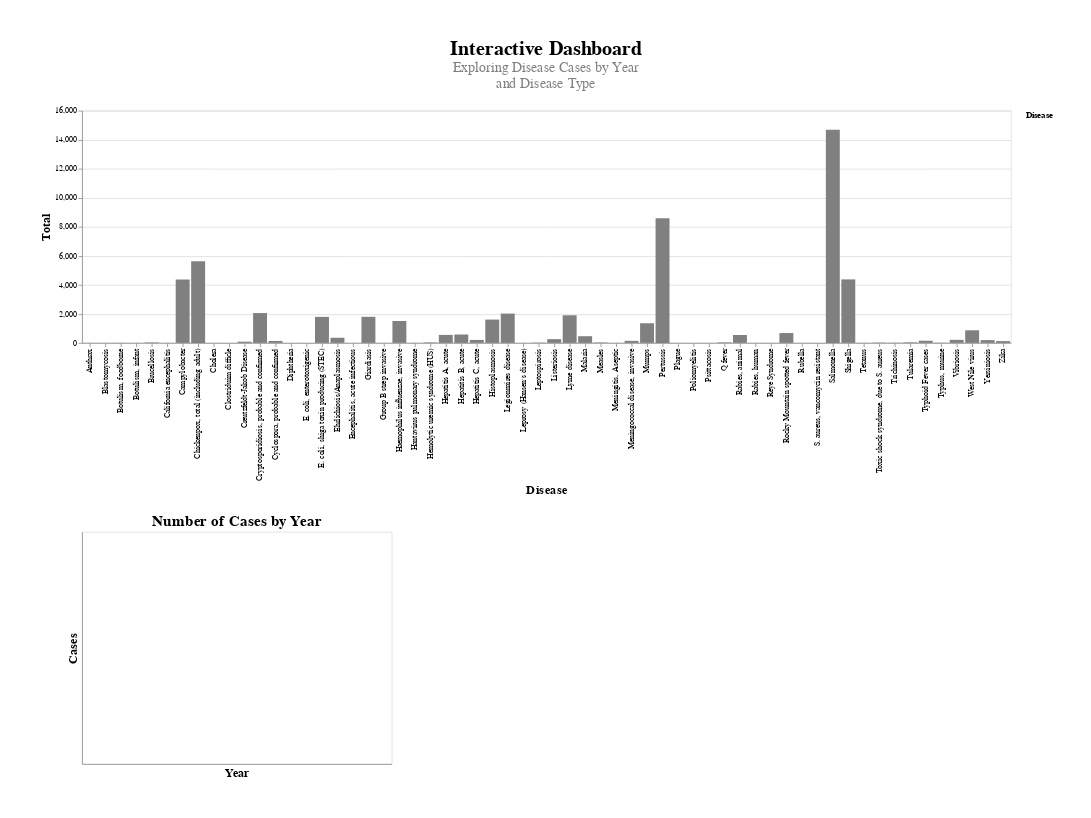

The notebook cell this image was saved under:
### Code cell
bar_chart = alt.Chart(df).mark_bar().encode(
    x=alt.X('Disease', axis=alt.Axis(titleFontSize=16)),
    y=alt.Y('Total', axis=alt.Axis(titleFontSize=16)),
    color=alt.condition(
        alt.selection_single(name='highlight', empty='none', on='mouseover'),
        alt.value('steelblue'),
        alt.value('grey')  
    ),
    tooltip=['Disease', 'Total']
).properties(
    selection=alt.selection_single(name='highlight', empty='none', on='mouseover')
)
line_chart = alt.Chart(df).mark_line().encode(
    x=alt.X('Year:quantitative', axis=alt.Axis(format='d', titleFontSize=16)),
    y=alt.Y('value:quantitative', axis=alt.Axis(title='Cases', titleFontSize=16)),
    color=alt.Color('Disease', scale=alt.Scale(range=['#1f77b4']))
).transform_fold(
    fold=['2010', '2011', '2012', '2013', '2014', '2015', '2016', '2017'],
    as_=['Year', 'value']
).properties(
    width=400,
    height=300,
    title=alt.TitleParams(text='Number of Cases by Year', fontSize=20) 
)

selection = alt.selection_single(empty='none', on='mouseover', fields=['Disease'])
dashboard = (bar_chart.add_selection(selection) & line_chart.transform_filter(selection)).properties(
    title={
        "text": "Interactive Dashboard",
        "subtitle": ["Exploring Disease Cases by Year", "and Disease Type"],
        "color": "black",
        "subtitleColor": "gray",
        "fontSize": 26,
        "subtitleFontSize": 18,
        "align": "center",
        "anchor": "middle",
        "fontWeight": "bold", 
        "offset": 20 
    },
    padding={"left": 50, "top": 50, "right": 50, "bottom": 50},
    background='white'
)

dashboard

### Figure 1 — Vega-Lite specification as saved in the notebook (floating-point values rounded to 4 significant figures)
{"config": {"view": {"continuousWidth": 400, "continuousHeight": 300}}, "vconcat": [{"mark": "bar", "encoding": {"color": {"condition": {"value": "steelblue", "selection": "highlight"}, "value": "grey"}, "tooltip": [{"field": "Disease", "type": "nominal"}, {"field": "Total", "type": "quantitative"}], "x": {"axis": {"titleFontSize": 16}, "field": "Disease", "type": "nominal"}, "y": {"axis": {"titleFontSize": 16}, "field": "Total", "type": "quantitative"}}, "selection": {"highlight": {"type": "single", "empty": "none", "on": "mouseover"}, "selector036": {"type": "single", "empty": "none", "on": "mouseover", "fields": ["Disease"]}}}, {"mark": "line", "encoding": {"color": {"field": "Disease", "scale": {"range": ["#1f77b4"]}, "type": "nominal"}, "x": {"axis": {"format": "d", "titleFontSize": 16}, "field": "Year", "type": "quantitative"}, "y": {"axis": {"title": "Cases", "titleFontSize": 16}, "field": "value", "type": "quantitative"}}, "height": 300, "title": {"text": "Number of Cases by Year", "fontSize": 20}, "transform": [{"fold": ["2010", "2011", "2012", "2013", "2014", "2015", "2016", "2017"], "as": ["Year", "value"]}, {"filter": {"selection": "selector036"}}], "width": 400}], "background": "white", "data": {"name": "data-359af605a4c2964f9b2ac8168cab6110"}, "padding": {"left": 50, "top": 50, "right": 50, "bottom": 50}, "title": {"text": "Interactive Dashboard", "subtitle": ["Exploring Disease Cases by Year", "and Disease Type"], "color": "black", "subtitleColor": "gray", "fontSize": 26, "subtitleFontSize": 18, "align": "center", "anchor": "middle", "fontWeight": "bold", "offset": 20}, "$schema": "https://vega.github.io/schema/vega-lite/v4.17.0.json", "datasets": {"data-359af605a4c2964f9b2ac8168cab6110": [{"Disease": "Anthrax", "2010": 0.0, "2011": 0.0, "2012": 0.0, "2013": 0.0, "2014": 0.0, "2015": 0.0, "2016": 0.0, "2017": 0.0, "Total": 0.0}, {"Disease": "Blastomycosis", "2010": 0.0, "2011": 0.0, "2012": 0.0, "2013": 0.0, "2014": 0.0, "2015": 0.0, "2016": 0.0, "2017": 0.0, "Total": 0.0}, {"Disease": "Botulism, foodborne", "2010": 0.0, "2011": 0.0, "2012": 0.0, "2013": 0.0, "2014": 1.0, "2015": 4.0, "2016": 0.0, "2017": 0.0, "Total": 5.0}, {"Disease": "Botulism, infant", "2010": 0.0, "2011": 0.0, "2012": 1.0, "2013": 1.0, "2014": 0.0, "2015": 0.0, "2016": 0.0, "2017": 0.0, "Total": 2.0}, {"Disease": "Brucellosis", "2010": 1.0, "2011": 8.0, "2012": 5.0, "2013": 5.0, "2014": 4.0, "2015": 5.0, "2016": 3.0, "2017": 1.0, "Total": 32.0}, {"Disease": "California encephalitis", "2010": 0.0, "2011": 1.0, "2012": 0.0, "2013": 0.0, "2014": 1.0, "2015": 0.0, "2016": 0.0, "2017": 0.0, "Total": 2.0}, {"Disease": "Campylobacter", "2010": 0.0, "2011": 0.0, "2012": 0.0, "2013": 0.0, "2014": 0.0, "2015": 0.0, "2016": 2001.0, "2017": 2365.0, "Total": 4366.0}, {"Disease": "Chickenpox, total (including adult)", "2010": 1195.0, "2011": 881.0, "2012": 898.0, "2013": 731.0, "2014": 596.0, "2015": 443.0, "2016": 469.0, "2017": 412.0, "Total": 5625.0}, {"Disease": "Cholera", "2010": 0.0, "2011": 1.0, "2012": 0.0, "2013": 1.0, "2014": 0.0, "2015": 0.0, "2016": 0.0, "2017": 0.0, "Total": 2.0}, {"Disease": "Clostriduim difficle", "2010": 0.0, "2011": 0.0, "2012": 0.0, "2013": 0.0, "2014": 0.0, "2015": 0.0, "2016": 0.0, "2017": 0.0, "Total": 0.0}, {"Disease": "Creutzfeldt-Jakob Disease", "2010": 0.0, "2011": 5.0, "2012": 12.0, "2013": 16.0, "2014": 7.0, "2015": 11.0, "2016": 18.0, "2017": 13.0, "Total": 82.0}, {"Disease": "Cryptosporidiosis, probable and confirmed", "2010": 334.0, "2011": 213.0, "2012": 173.0, "2013": 266.0, "2014": 158.0, "2015": 240.0, "2016": 335.0, "2017": 335.0, "Total": 2054.0}, {"Disease": "Cyclospora, probable and confirmed", "2010": 2.0, "2011": 0.0, "2012": 2.0, "2013": 23.0, "2014": 14.0, "2015": 21.0, "2016": 23.0, "2017": 47.0, "Total": 132.0}, {"Disease": "Diphtheria", "2010": 0.0, "2011": 0.0, "2012": 0.0, "2013": 0.0, "2014": 0.0, "2015": 0.0, "2016": 0.0, "2017": 0.0, "Total": 0.0}, {"Disease": "Ehrlichiosis/Anaplasmosis", "2010": 28.0, "2011": 36.0, "2012": 50.0, "2013": 53.0, "2014": 65.0, "2015": 41.0, "2016": 40.0, "2017": 40.0, "Total": 353.0}, {"Disease": "Encephalitis, acute infectious", "2010": 0.0, "2011": 0.0, "2012": 0.0, "2013": 0.0, "2014": 0.0, "2015": 0.0, "2016": 0.0, "2017": 0.0, "Total": 0.0}, {"Disease": "E. coli, shiga toxin producing (STEC)", "2010": 156.0, "2011": 241.0, "2012": 218.0, "2013": 279.0, "2014": 195.0, "2015": 179.0, "2016": 313.0, "2017": 212.0, "Total": 1793.0}, {"Disease": "E. coli, enterotoxigenic", "2010": 0.0, "2011": 0.0, "2012": 0.0, "2013": 0.0, "2014": 0.0, "2015": 0.0, "2016": 0.0, "2017": 0.0, "Total": 0.0}, {"Disease": "Giardiasis", "2010": 691.0, "2011": 407.0, "2012": 349.0, "2013": 311.0, "2014": 39.0, "2015": 0.0, "2016": 0.0, "2017": 0.0, "Total": 1797.0}, {"Disease": "Group B strep invasive", "2010": 0.0, "2011": 0.0, "2012": 0.0, "2013": 0.0, "2014": 0.0, "2015": 0.0, "2016": 0.0, "2017": 0.0, "Total": 0.0}, {"Disease": "Haemophilus influenzae, invasive", "2010": 173.0, "2011": 188.0, "2012": 159.0, "2013": 162.0, "2014": 164.0, "2015": 204.0, "2016": 232.0, "2017": 226.0, "Total": 1508.0}, {"Disease": "Hantavirus pulmonary syndrome", "2010": 0.0, "2011": 0.0, "2012": 1.0, "2013": 0.0, "2014": 0.0, "2015": 1.0, "2016": 1.0, "2017": 0.0, "Total": 3.0}, {"Disease": "Hemolytic uremic syndrome (HUS)", "2010": 0.0, "2011": 7.0, "2012": 7.0, "2013": 5.0, "2014": 4.0, "2015": 3.0, "2016": 4.0, "2017": 3.0, "Total": 33.0}, {"Disease": "Hepatitis A, acute", "2010": 48.0, "2011": 73.0, "2012": 67.0, "2013": 79.0, "2014": 82.0, "2015": 57.0, "2016": 71.0, "2017": 73.0, "Total": 550.0}, {"Disease": "Hepatitis B, acute", "2010": 135.0, "2011": 85.0, "2012": 86.0, "2013": 94.0, "2014": 58.0, "2015": 55.0, "2016": 37.0, "2017": 27.0, "Total": 577.0}, {"Disease": "Hepatitis C, acute", "2010": 1.0, "2011": 6.0, "2012": 26.0, "2013": 37.0, "2014": 27.0, "2015": 31.0, "2016": 24.0, "2017": 50.0, "Total": 202.0}, {"Disease": "Histoplasmosis", "2010": 115.0, "2011": 173.0, "2012": 133.0, "2013": 211.0, "2014": 195.0, "2015": 211.0, "2016": 248.0, "2017": 319.0, "Total": 1605.0}, {"Disease": "Legionnaires disease", "2010": 149.0, "2011": 151.0, "2012": 226.0, "2013": 299.0, "2014": 229.0, "2015": 315.0, "2016": 318.0, "2017": 332.0, "Total": 2019.0}, {"Disease": "Leprosy (Hansen's disease)", "2010": 0.0, "2011": 0.0, "2012": 0.0, "2013": 0.0, "2014": 0.0, "2015": 0.0, "2016": 0.0, "2017": 0.0, "Total": 0.0}, {"Disease": "Leptospirosis", "2010": 0.0, "2011": 2.0, "2012": 0.0, "2013": 2.0, "2014": 0.0, "2015": 2.0, "2016": 6.0, "2017": 5.0, "Total": 17.0}, {"Disease": "Listeriosis", "2010": 26.0, "2011": 34.0, "2012": 29.0, "2013": 38.0, "2014": 30.0, "2015": 46.0, "2016": 30.0, "2017": 25.0, "Total": 258.0}, {"Disease": "Lyme disease", "2010": 135.0, "2011": 194.0, "2012": 204.0, "2013": 337.0, "2014": 233.0, "2015": 287.0, "2016": 237.0, "2017": 273.0, "Total": 1900.0}, {"Disease": "Malaria", "2010": 60.0, "2011": 66.0, "2012": 43.0, "2013": 64.0, "2014": 55.0, "2015": 50.0, "2016": 62.0, "2017": 60.0, "Total": 460.0}, {"Disease": "Measles", "2010": 0.0, "2011": 3.0, "2012": 0.0, "2013": 5.0, "2014": 2.0, "2015": 17.0, "2016": 2.0, "2017": 0.0, "Total": 29.0}, {"Disease": "Meningitis, Aseptic", "2010": 0.0, "2011": 0.0, "2012": 0.0, "2013": 0.0, "2014": 0.0, "2015": 0.0, "2016": 0.0, "2017": 0.0, "Total": 0.0}, {"Disease": "Meningococcal disease, invasive", "2010": 24.0, "2011": 35.0, "2012": 17.0, "2013": 10.0, "2014": 12.0, "2015": 15.0, "2016": 18.0, "2017": 10.0, "Total": 141.0}, {"Disease": "Mumps", "2010": 31.0, "2011": 78.0, "2012": 32.0, "2013": 26.0, "2014": 142.0, "2015": 430.0, "2016": 333.0, "2017": 281.0, "Total": 1353.0}, {"Disease": "Pertussis", "2010": 1057.0, "2011": 1509.0, "2012": 2026.0, "2013": 785.0, "2014": 764.0, "2015": 718.0, "2016": 1034.0, "2017": 689.0, "Total": 8582.0}, {"Disease": "Plague", "2010": 0.0, "2011": 0.0, "2012": 0.0, "2013": 0.0, "2014": 0.0, "2015": 0.0, "2016": 0.0, "2017": 0.0, "Total": 0.0}, {"Disease": "Poliomyelitis", "2010": 0.0, "2011": 0.0, "2012": 0.0, "2013": 0.0, "2014": 0.0, "2015": 0.0, "2016": 0.0, "2017": 0.0, "Total": 0.0}, {"Disease": "Psittacosis", "2010": 0.0, "2011": 0.0, "2012": 0.0, "2013": 0.0, "2014": 0.0, "2015": 0.0, "2016": 0.0, "2017": 0.0, "Total": 0.0}, {"Disease": "Q fever", "2010": 6.0, "2011": 4.0, "2012": 4.0, "2013": 8.0, "2014": 4.0, "2015": 4.0, "2016": 3.0, "2017": 4.0, "Total": 37.0}, {"Disease": "Rabies, animal", "2010": 117.0, "2011": 51.0, "2012": 63.0, "2013": 56.0, "2014": 40.0, "2015": 97.0, "2016": 63.0, "2017": 58.0, "Total": 545.0}, {"Disease": "Rabies, human", "2010": 0.0, "2011": 0.0, "2012": 0.0, "2013": 0.0, "2014": 0.0, "2015": 0.0, "2016": 0.0, "2017": 0.0, "Total": 0.0}, {"Disease": "Reye Syndrome", "2010": 0.0, "2011": 0.0, "2012": 0.0, "2013": 0.0, "2014": 0.0, "2015": 0.0, "2016": 0.0, "2017": 0.0, "Total": 0.0}, {"Disease": "Rocky Mountain spotted fever", "2010": 37.0, "2011": 51.0, "2012": 151.0, "2013": 102.0, "2014": 89.0, "2015": 52.0, "2016": 68.0, "2017": 127.0, "Total": 677.0}, {"Disease": "Rubella", "2010": 0.0, "2011": 0.0, "2012": 1.0, "2013": 0.0, "2014": 1.0, "2015": 0.0, "2016": 0.0, "2017": 0.0, "Total": 2.0}, {"Disease": "Salmonella", "2010": 1981.0, "2011": 1694.0, "2012": 1970.0, "2013": 1783.0, "2014": 1778.0, "2015": 1839.0, "2016": 1808.0, "2017": 1840.0, "Total": 14690.0}, {"Disease": "Shigella", "2010": 841.0, "2011": 262.0, "2012": 279.0, "2013": 312.0, "2014": 840.0, "2015": 886.0, "2016": 592.0, "2017": 361.0, "Total": 4373.0}, {"Disease": "S. aureus, vancomycin resistant", "2010": 0.0, "2011": 0.0, "2012": 0.0, "2013": 0.0, "2014": 0.0, "2015": 0.0, "2016": 0.0, "2017": 0.0, "Total": 0.0}, {"Disease": "Tetanus", "2010": 2.0, "2011": 1.0, "2012": 1.0, "2013": 0.0, "2014": 0.0, "2015": 1.0, "2016": 1.0, "2017": 0.0, "Total": 6.0}, {"Disease": "Toxic shock syndrome, due to S. aureus", "2010": 3.0, "2011": 5.0, "2012": 4.0, "2013": 5.0, "2014": 2.0, "2015": 1.0, "2016": 1.0, "2017": 2.0, "Total": 23.0}, {"Disease": "Trichinosis", "2010": 1.0, "2011": 0.0, "2012": 1.0, "2013": 9.0, "2014": 0.0, "2015": 0.0, "2016": 0.0, "2017": 0.0, "Total": 11.0}, {"Disease": "Tularemia", "2010": 1.0, "2011": 5.0, "2012": 4.0, "2013": 4.0, "2014": 7.0, "2015": 10.0, "2016": 5.0, "2017": 5.0, "Total": 41.0}, {"Disease": "Typhoid Fever cases", "2010": 20.0, "2011": 28.0, "2012": 14.0, "2013": 12.0, "2014": 15.0, "2015": 20.0, "2016": 17.0, "2017": 22.0, "Total": 148.0}, {"Disease": "Typhus, murine", "2010": 1.0, "2011": 2.0, "2012": 2.0, "2013": 2.0, "2014": 1.0, "2015": 2.0, "2016": 1.0, "2017": 1.0, "Total": 12.0}, {"Disease": "Vibriosis", "2010": 13.0, "2011": 16.0, "2012": 22.0, "2013": 15.0, "2014": 24.0, "2015": 26.0, "2016": 33.0, "2017": 60.0, "Total": 209.0}, {"Disease": "West Nile virus", "2010": 61.0, "2011": 34.0, "2012": 290.0, "2013": 117.0, "2014": 44.0, "2015": 77.0, "2016": 155.0, "2017": 90.0, "Total": 868.0}, {"Disease": "Yersiniosis", "2010": 22.0, "2011": 15.0, "2012": 23.0, "2013": 17.0, "2014": 23.0, "2015": 27.0, "2016": 43.0, "2017": 22.0, "Total": 192.0}, {"Disease": "Zika", "2010": 0.0, "2011": 0.0, "2012": 0.0, "2013": 0.0, "2014": 0.0, "2015": 0.0, "2016": 114.0, "2017": 10.0, "Total": 124.0}]}}
